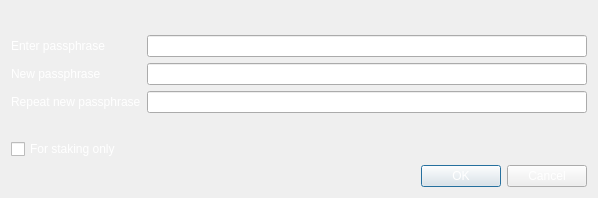
<?xml version="1.0" encoding="UTF-8"?>
<ui version="4.0">
 <class>AskPassphraseDialog</class>
 <widget class="QDialog" name="AskPassphraseDialog">
  <property name="geometry">
   <rect>
    <x>0</x>
    <y>0</y>
    <width>598</width>
    <height>198</height>
   </rect>
  </property>
  <property name="sizePolicy">
   <sizepolicy hsizetype="Preferred" vsizetype="Minimum">
    <horstretch>0</horstretch>
    <verstretch>0</verstretch>
   </sizepolicy>
  </property>
  <property name="minimumSize">
   <size>
    <width>550</width>
    <height>0</height>
   </size>
  </property>
  <property name="windowTitle">
   <string>Passphrase Dialog</string>
  </property>
  <property name="styleSheet">
   <string notr="true">background-image: url(:/images/bg2);
color: rgb(255, 255, 255);</string>
  </property>
  <layout class="QVBoxLayout" name="verticalLayout">
   <item>
    <widget class="QLabel" name="warningLabel">
     <property name="textFormat">
      <enum>Qt::RichText</enum>
     </property>
     <property name="wordWrap">
      <bool>true</bool>
     </property>
    </widget>
   </item>
   <item>
    <layout class="QFormLayout" name="formLayout">
     <property name="fieldGrowthPolicy">
      <enum>QFormLayout::AllNonFixedFieldsGrow</enum>
     </property>
     <item row="0" column="0">
      <widget class="QLabel" name="passLabel1">
       <property name="text">
        <string>Enter passphrase</string>
       </property>
      </widget>
     </item>
     <item row="0" column="1">
      <widget class="QLineEdit" name="passEdit1">
       <property name="echoMode">
        <enum>QLineEdit::Password</enum>
       </property>
      </widget>
     </item>
     <item row="1" column="0">
      <widget class="QLabel" name="passLabel2">
       <property name="text">
        <string>New passphrase</string>
       </property>
      </widget>
     </item>
     <item row="1" column="1">
      <widget class="QLineEdit" name="passEdit2">
       <property name="echoMode">
        <enum>QLineEdit::Password</enum>
       </property>
      </widget>
     </item>
     <item row="2" column="0">
      <widget class="QLabel" name="passLabel3">
       <property name="text">
        <string>Repeat new passphrase</string>
       </property>
      </widget>
     </item>
     <item row="2" column="1">
      <widget class="QLineEdit" name="passEdit3">
       <property name="echoMode">
        <enum>QLineEdit::Password</enum>
       </property>
      </widget>
     </item>
     <item row="3" column="1">
      <widget class="QLabel" name="capsLabel">
       <property name="font">
        <font>
         <weight>75</weight>
         <bold>true</bold>
        </font>
       </property>
       <property name="text">
        <string/>
       </property>
       <property name="alignment">
        <set>Qt::AlignCenter</set>
       </property>
      </widget>
     </item>
     <item row="4" column="0">
      <widget class="QCheckBox" name="stakingCheckBox">
       <property name="enabled">
        <bool>true</bool>
       </property>
       <property name="visible">
        <bool>false</bool>
       </property>
       <property name="toolTip">
        <string>Serves to disable the trivial sendmoney when OS account compromised. Provides no real security.</string>
       </property>
       <property name="text">
        <string>For staking only</string>
       </property>
      </widget>
     </item>
    </layout>
   </item>
   <item>
    <widget class="QDialogButtonBox" name="buttonBox">
     <property name="orientation">
      <enum>Qt::Horizontal</enum>
     </property>
     <property name="standardButtons">
      <set>QDialogButtonBox::Cancel|QDialogButtonBox::Ok</set>
     </property>
    </widget>
   </item>
  </layout>
 </widget>
 <resources/>
 <connections>
  <connection>
   <sender>buttonBox</sender>
   <signal>accepted()</signal>
   <receiver>AskPassphraseDialog</receiver>
   <slot>accept()</slot>
   <hints>
    <hint type="sourcelabel">
     <x>248</x>
     <y>254</y>
    </hint>
    <hint type="destinationlabel">
     <x>157</x>
     <y>274</y>
    </hint>
   </hints>
  </connection>
  <connection>
   <sender>buttonBox</sender>
   <signal>rejected()</signal>
   <receiver>AskPassphraseDialog</receiver>
   <slot>reject()</slot>
   <hints>
    <hint type="sourcelabel">
     <x>316</x>
     <y>260</y>
    </hint>
    <hint type="destinationlabel">
     <x>286</x>
     <y>274</y>
    </hint>
   </hints>
  </connection>
 </connections>
</ui>
